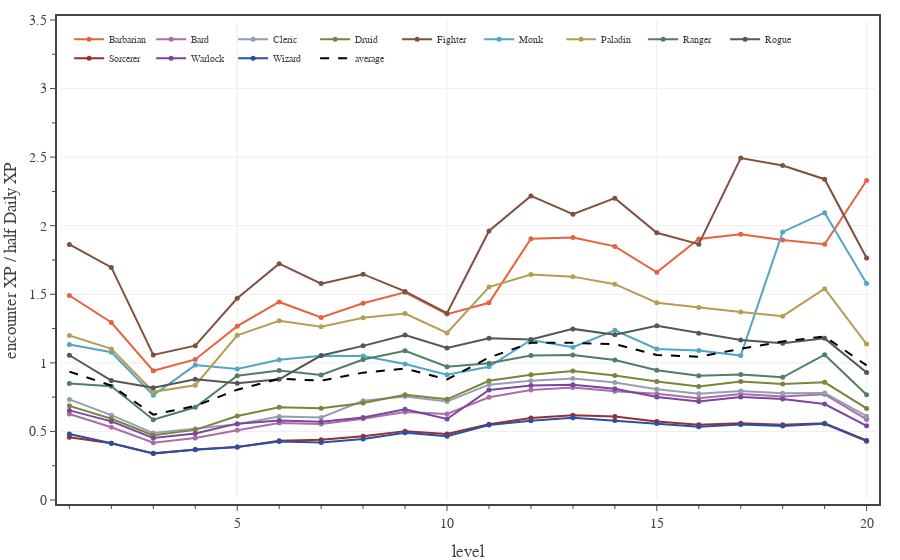

The code cell stored with this chart in its notebook:
### Code cell
# Plots encounter XP for each class, calculated for a full adventuring day with Medium encounters and two short rests.
encounter_difficulty = 'Medium'
pc_data_file = f'./pc data - {encounter_difficulty} 2 short rests.txt'

with open(pc_data_file, 'r') as fin:
    pc_data = json.load(fin)

levels = np.array(range(1,21,1))
enc_XP_budget = 0.5 * np.array(ENCOUNTER_DIFFICULTIES['Daily']['XP'])

fig = go.Figure()

eXPmean = np.zeros(20)
for pc in PC_CLASSES:
    eXPmean += np.array(pc_data[pc]['encounter XP mean'])
    fig.add_trace(go.Scatter(
        x=levels, 
        y=np.array(pc_data[pc]['encounter XP mean'])/enc_XP_budget,
        mode='lines+markers', 
        line={'color': PC_CLASSES[pc]['color']},
        marker={'size': 5},
        unselected=dict(marker=dict(opacity=0.0)),
        name=pc,
        hovertemplate=
            '<b>'+pc+'</b><br>'+
            'lvl %{x}<br>'+
            'enc XP %{y:.2f}'+
            '<extra></extra>'
    ))

eXPmean /= len(PC_CLASSES)
fig.add_trace(go.Scatter(
    x=levels, 
    y=eXPmean/enc_XP_budget,
    mode='lines', 
    line=dict(color='black', dash='dash'),
    unselected=dict(marker=dict(opacity=0.0)),
    name='average',
    hoverinfo='skip'
))

fig.update_layout(
    template=TFB_TEMPLATE,
    #width=650,
    #height=800,
    xaxis=dict(
        title_text='level',
        range=[0.8, 20.2],
        tick0=0, dtick=5,
        minor=dict(tick0=0, dtick=1),
    ),
    yaxis=dict(
        title_text='encounter XP / half Daily XP',
        range=[0.0, 3.5],
        tick0=0, dtick=0.5,
        minor=dict(tick0=0, dtick=0.25),
    ),
    legend=dict(
        yanchor='top',  y=0.99,
        xanchor='left', x=0.01,
        bgcolor='rgba(0,0,0,0)',
    )
)

fig.show(config=TFB_CONFIG)
if SAVEFIGS:
    fig.write_html(
        f'./fig-pcs-encounter-xp-vs-level-{encounter_difficulty.lower()}-adventuring-days.html', 
        include_plotlyjs=False, 
        full_html=False, 
        config=TFB_CONFIG
    )

### Figure 1 — Plotly figure (JSON) as saved in the notebook; plotly's stock layout.template omitted (floating-point values rounded to 4 significant figures)
{"data": [{"hovertemplate": "<b>Barbarian</b><br>lvl %{x}<br>enc XP %{y:.2f}<extra></extra>", "line": {"color": "#E7623E"}, "marker": {"size": 5}, "mode": "lines+markers", "name": "Barbarian", "type": "scatter", "unselected": {"marker": {"opacity": 0}}, "x": [1, 2, 3, 4, 5, 6, 7, 8, 9, 10, 11, 12, 13, 14, 15, 16, 17, 18, 19, 20], "y": [1.491, 1.294, 0.9419, 1.025, 1.268, 1.444, 1.331, 1.435, 1.514, 1.355, 1.438, 1.906, 1.913, 1.849, 1.66, 1.903, 1.937, 1.896, 1.865, 2.33]}, {"hovertemplate": "<b>Bard</b><br>lvl %{x}<br>enc XP %{y:.2f}<extra></extra>", "line": {"color": "#AB6DAC"}, "marker": {"size": 5}, "mode": "lines+markers", "name": "Bard", "type": "scatter", "unselected": {"marker": {"opacity": 0}}, "x": [1, 2, 3, 4, 5, 6, 7, 8, 9, 10, 11, 12, 13, 14, 15, 16, 17, 18, 19, 20], "y": [0.6272, 0.53, 0.4175, 0.4516, 0.508, 0.5621, 0.5541, 0.592, 0.6412, 0.6267, 0.7487, 0.8024, 0.8204, 0.7925, 0.7741, 0.7412, 0.7721, 0.7554, 0.7709, 0.5878]}, {"hovertemplate": "<b>Cleric</b><br>lvl %{x}<br>enc XP %{y:.2f}<extra></extra>", "line": {"color": "#91A1B2"}, "marker": {"size": 5}, "mode": "lines+markers", "name": "Cleric", "type": "scatter", "unselected": {"marker": {"opacity": 0}}, "x": [1, 2, 3, 4, 5, 6, 7, 8, 9, 10, 11, 12, 13, 14, 15, 16, 17, 18, 19, 20], "y": [0.7336, 0.6186, 0.4882, 0.52, 0.5521, 0.6089, 0.6014, 0.7238, 0.7554, 0.7191, 0.8411, 0.8703, 0.8861, 0.8559, 0.8083, 0.774, 0.7955, 0.7784, 0.7804, 0.611]}, {"hovertemplate": "<b>Druid</b><br>lvl %{x}<br>enc XP %{y:.2f}<extra></extra>", "line": {"color": "#7A853B"}, "marker": {"size": 5}, "mode": "lines+markers", "name": "Druid", "type": "scatter", "unselected": {"marker": {"opacity": 0}}, "x": [1, 2, 3, 4, 5, 6, 7, 8, 9, 10, 11, 12, 13, 14, 15, 16, 17, 18, 19, 20], "y": [0.6864, 0.5928, 0.4728, 0.5113, 0.612, 0.6768, 0.6697, 0.7072, 0.7677, 0.734, 0.8693, 0.9141, 0.9401, 0.9086, 0.8641, 0.8277, 0.864, 0.8456, 0.8579, 0.6678]}, {"hovertemplate": "<b>Fighter</b><br>lvl %{x}<br>enc XP %{y:.2f}<extra></extra>", "line": {"color": "#7F513E"}, "marker": {"size": 5}, "mode": "lines+markers", "name": "Fighter", "type": "scatter", "unselected": {"marker": {"opacity": 0}}, "x": [1, 2, 3, 4, 5, 6, 7, 8, 9, 10, 11, 12, 13, 14, 15, 16, 17, 18, 19, 20], "y": [1.864, 1.696, 1.058, 1.125, 1.471, 1.723, 1.578, 1.647, 1.521, 1.362, 1.962, 2.217, 2.084, 2.201, 1.949, 1.866, 2.493, 2.439, 2.339, 1.764]}, {"hovertemplate": "<b>Monk</b><br>lvl %{x}<br>enc XP %{y:.2f}<extra></extra>", "line": {"color": "#51A5C5"}, "marker": {"size": 5}, "mode": "lines+markers", "name": "Monk", "type": "scatter", "unselected": {"marker": {"opacity": 0}}, "x": [1, 2, 3, 4, 5, 6, 7, 8, 9, 10, 11, 12, 13, 14, 15, 16, 17, 18, 19, 20], "y": [1.133, 1.078, 0.7637, 0.9836, 0.9551, 1.023, 1.051, 1.05, 0.992, 0.9133, 0.9714, 1.167, 1.115, 1.237, 1.102, 1.089, 1.053, 1.955, 2.095, 1.579]}, {"hovertemplate": "<b>Paladin</b><br>lvl %{x}<br>enc XP %{y:.2f}<extra></extra>", "line": {"color": "#B59E54"}, "marker": {"size": 5}, "mode": "lines+markers", "name": "Paladin", "type": "scatter", "unselected": {"marker": {"opacity": 0}}, "x": [1, 2, 3, 4, 5, 6, 7, 8, 9, 10, 11, 12, 13, 14, 15, 16, 17, 18, 19, 20], "y": [1.2, 1.102, 0.7889, 0.837, 1.201, 1.307, 1.263, 1.329, 1.36, 1.218, 1.553, 1.645, 1.629, 1.574, 1.438, 1.404, 1.37, 1.341, 1.541, 1.137]}, {"hovertemplate": "<b>Ranger</b><br>lvl %{x}<br>enc XP %{y:.2f}<extra></extra>", "line": {"color": "#507F62"}, "marker": {"size": 5}, "mode": "lines+markers", "name": "Ranger", "type": "scatter", "unselected": {"marker": {"opacity": 0}}, "x": [1, 2, 3, 4, 5, 6, 7, 8, 9, 10, 11, 12, 13, 14, 15, 16, 17, 18, 19, 20], "y": [0.85, 0.8287, 0.5857, 0.6764, 0.906, 0.9442, 0.9117, 1.024, 1.089, 0.9717, 0.9976, 1.054, 1.057, 1.021, 0.9465, 0.9064, 0.9146, 0.895, 1.06, 0.7674]}, {"hovertemplate": "<b>Rogue</b><br>lvl %{x}<br>enc XP %{y:.2f}<extra></extra>", "line": {"color": "#555752"}, "marker": {"size": 5}, "mode": "lines+markers", "name": "Rogue", "type": "scatter", "unselected": {"marker": {"opacity": 0}}, "x": [1, 2, 3, 4, 5, 6, 7, 8, 9, 10, 11, 12, 13, 14, 15, 16, 17, 18, 19, 20], "y": [1.056, 0.8708, 0.8194, 0.8807, 0.8517, 0.8798, 1.054, 1.124, 1.204, 1.108, 1.18, 1.171, 1.248, 1.206, 1.27, 1.216, 1.167, 1.143, 1.179, 0.9292]}, {"hovertemplate": "<b>Sorcerer</b><br>lvl %{x}<br>enc XP %{y:.2f}<extra></extra>", "line": {"color": "#992E2E"}, "marker": {"size": 5}, "mode": "lines+markers", "name": "Sorcerer", "type": "scatter", "unselected": {"marker": {"opacity": 0}}, "x": [1, 2, 3, 4, 5, 6, 7, 8, 9, 10, 11, 12, 13, 14, 15, 16, 17, 18, 19, 20], "y": [0.458, 0.4131, 0.34, 0.3681, 0.3857, 0.432, 0.4401, 0.4653, 0.5021, 0.481, 0.5522, 0.5973, 0.6172, 0.6088, 0.5727, 0.5486, 0.5598, 0.5479, 0.5596, 0.4341]}, {"hovertemplate": "<b>Warlock</b><br>lvl %{x}<br>enc XP %{y:.2f}<extra></extra>", "line": {"color": "#7B469B"}, "marker": {"size": 5}, "mode": "lines+markers", "name": "Warlock", "type": "scatter", "unselected": {"marker": {"opacity": 0}}, "x": [1, 2, 3, 4, 5, 6, 7, 8, 9, 10, 11, 12, 13, 14, 15, 16, 17, 18, 19, 20], "y": [0.6533, 0.5733, 0.4521, 0.4856, 0.5567, 0.5791, 0.5701, 0.6023, 0.6614, 0.5903, 0.8023, 0.8351, 0.8405, 0.812, 0.7505, 0.7187, 0.7518, 0.7356, 0.6997, 0.5412]}, {"hovertemplate": "<b>Wizard</b><br>lvl %{x}<br>enc XP %{y:.2f}<extra></extra>", "line": {"color": "#2A50A1"}, "marker": {"size": 5}, "mode": "lines+markers", "name": "Wizard", "type": "scatter", "unselected": {"marker": {"opacity": 0}}, "x": [1, 2, 3, 4, 5, 6, 7, 8, 9, 10, 11, 12, 13, 14, 15, 16, 17, 18, 19, 20], "y": [0.4805, 0.4131, 0.3385, 0.3664, 0.3857, 0.4259, 0.4197, 0.445, 0.4897, 0.465, 0.5472, 0.578, 0.6001, 0.5799, 0.5584, 0.5349, 0.551, 0.5392, 0.5554, 0.429]}, {"hoverinfo": "skip", "line": {"color": "black", "dash": "dash"}, "mode": "lines", "name": "average", "type": "scatter", "unselected": {"marker": {"opacity": 0}}, "x": [1, 2, 3, 4, 5, 6, 7, 8, 9, 10, 11, 12, 13, 14, 15, 16, 17, 18, 19, 20], "y": [0.9361, 0.8342, 0.6222, 0.686, 0.8043, 0.8838, 0.8702, 0.9286, 0.9581, 0.8787, 1.039, 1.146, 1.146, 1.137, 1.058, 1.044, 1.103, 1.156, 1.192, 0.9814]}], "layout": {"legend": {"bgcolor": "rgba(0,0,0,0)", "x": 0.01, "xanchor": "left", "y": 0.99, "yanchor": "top"}, "xaxis": {"dtick": 5, "minor": {"dtick": 1, "tick0": 0}, "range": [0.8, 20.2], "tick0": 0, "title": {"text": "level"}}, "yaxis": {"dtick": 0.5, "minor": {"dtick": 0.25, "tick0": 0}, "range": [0, 3.5], "tick0": 0, "title": {"text": "encounter XP / half Daily XP"}}}}
